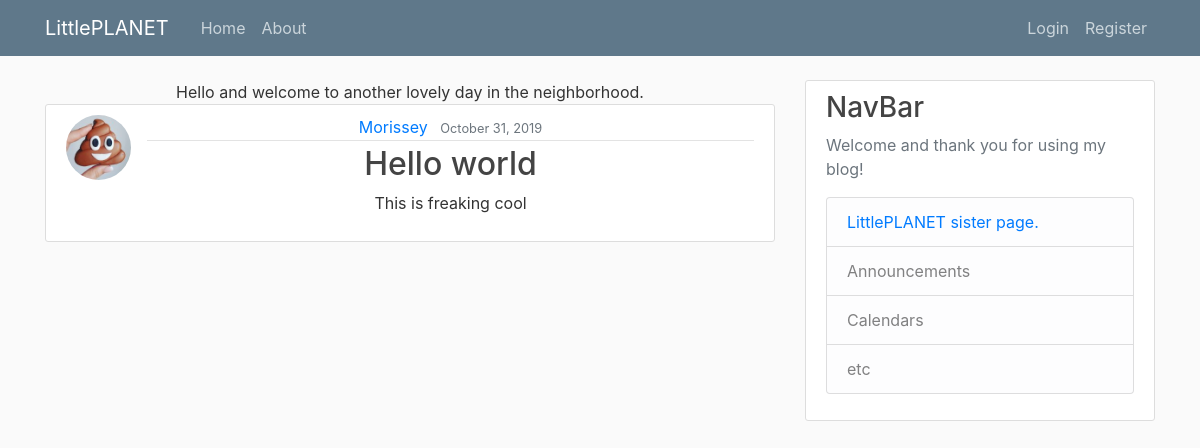
The page /post/29 on the database its author committed.
### blog/models.py (models this page shows, shortened)
class Post(models.Model):
    title = models.CharField(max_length=100)
    content = models.TextField()
    date_posted = models.DateTimeField(default=timezone.now)
    author = models.ForeignKey(User, on_delete=models.CASCADE)

### users/models.py (models this page shows, shortened)
class Profile(models.Model):
    user = models.OneToOneField(User, on_delete=models.CASCADE)
    image = models.ImageField(default='default.jpg', upload_to='profile_pics')

### blog/views.py (the view)
# urls.py: path('post/<int:pk>', PostDetailView.as_view(), name='post-detail'),
class PostDetailView(DetailView):
    model = Post

### blog/templates/blog/post_detail.html (shortened to what this page needs)
{% extends "blog/base.html" %}
{% block liver %}
	<center>Hello and welcome to another lovely day in the neighborhood.
		<article class="media content-section">
		<img class="rounded-circle article-img" src="{{ object.author.profile.image.url }}">
	<div class="media-body">
		<div class="article-metadata">
			<a class="mr-2" href="{% url 'user-posts' object.author.username %}">{{ object.author }}</a>
				<small class="text-muted">{{ object.date_posted|date:"F d, Y" }}</small>
		</div>
		<h2 class="article-title">{{ object.title }}</h2>
		<p class="article-content">{{ object.content }}</p>
	</div>
	</article>
	</center>
{% endblock liver %}

### blog/static/blog/main.css (style rules this page uses)
body { background: #fafafa; color: #333333; margin-top: 5rem; }
h1, h2, h3, h4, h5, h6 { color: #444444; }
.content-section { background: #ffffff; padding: 10px 20px; border: 1px solid #dddddd; border-radius: 3px; margin-bottom: 20px; }
.article-title { color: #444444; }
.article-content { white-space: pre-line; }
.article-img { height: 65px; width: 65px; margin-right: 16px; }
.article-metadata { padding-bottom: 1px; margin-bottom: 4px; border-bottom: 1px solid #e3e3e3 }

### rows shown on the page
Post: author.profile.image (placeholder picture), author "Morissey", date_posted "October 31, 2019", title "Hello world", content "This is freaking cool"
